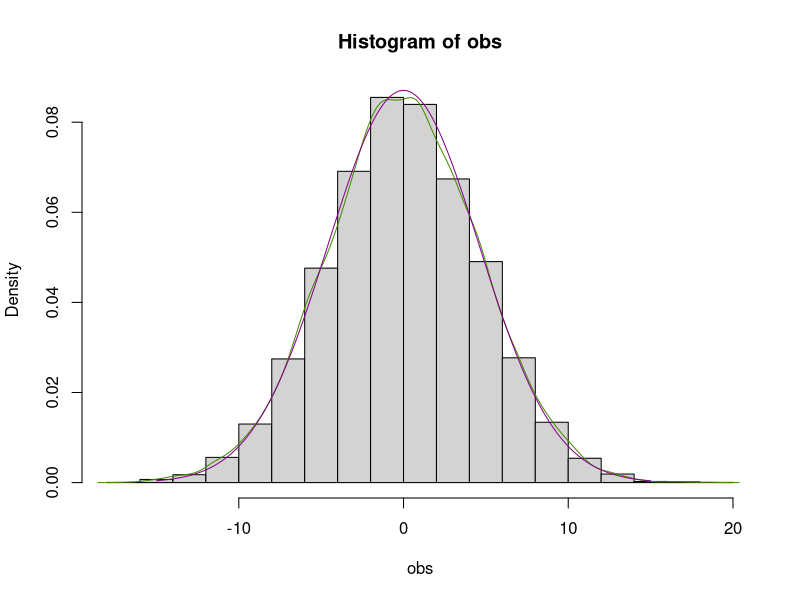
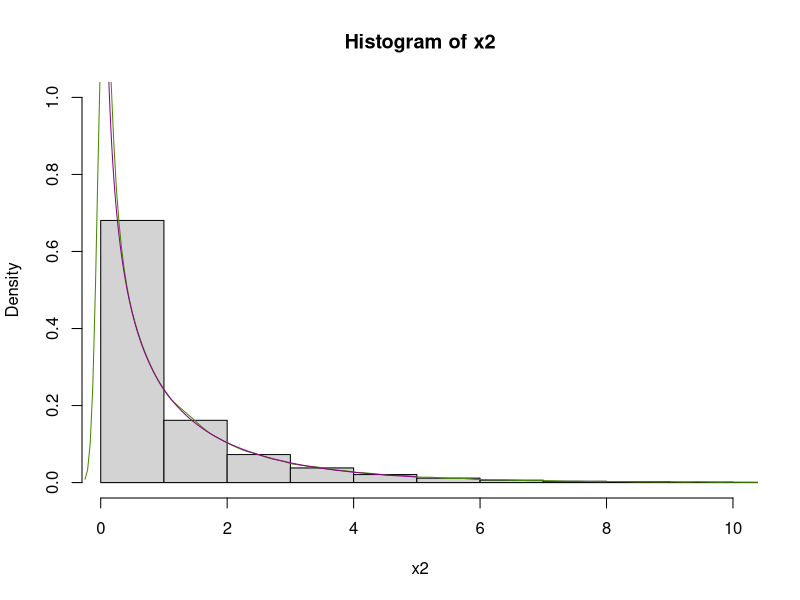
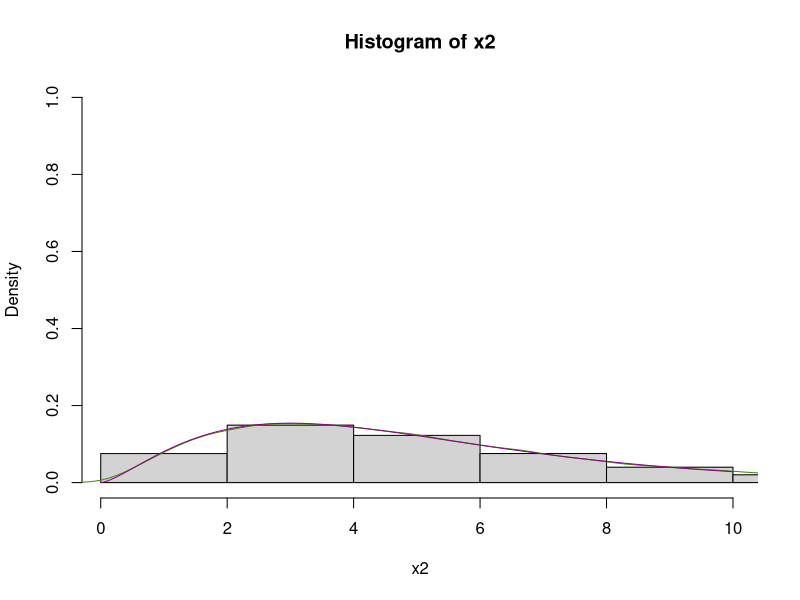
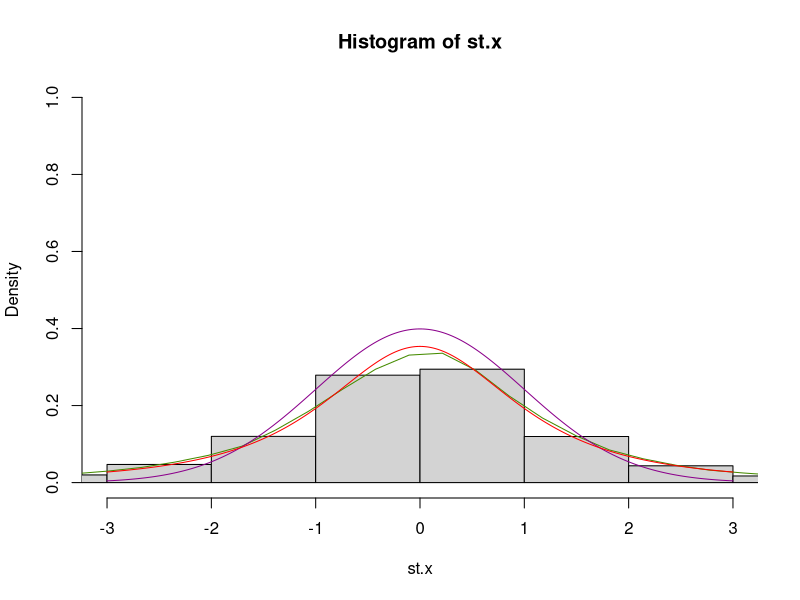
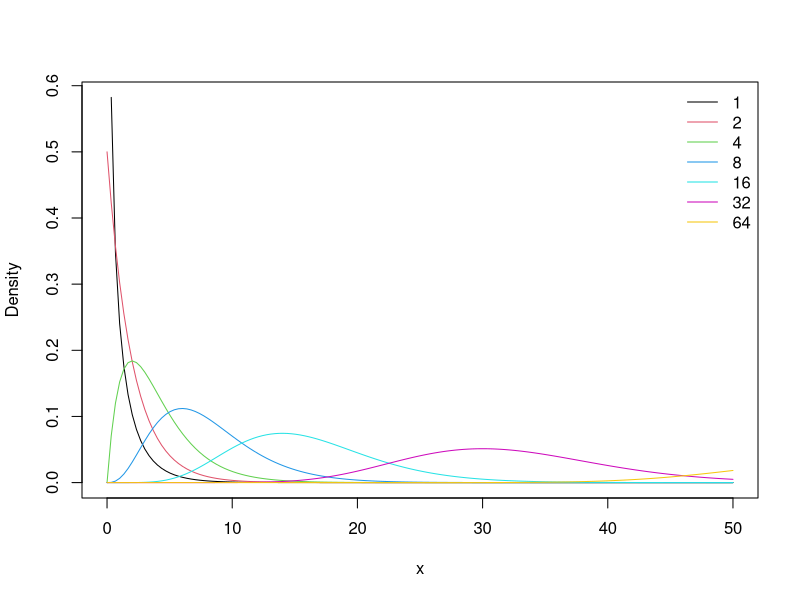
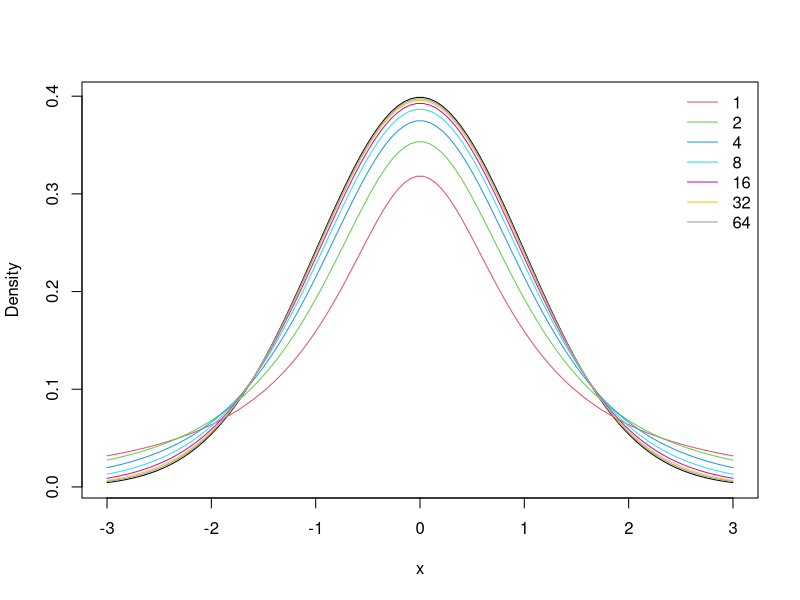
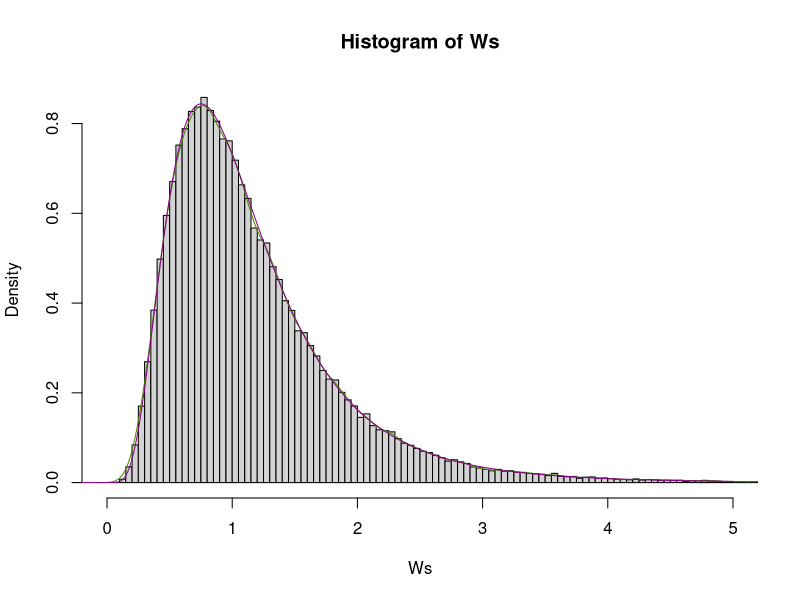
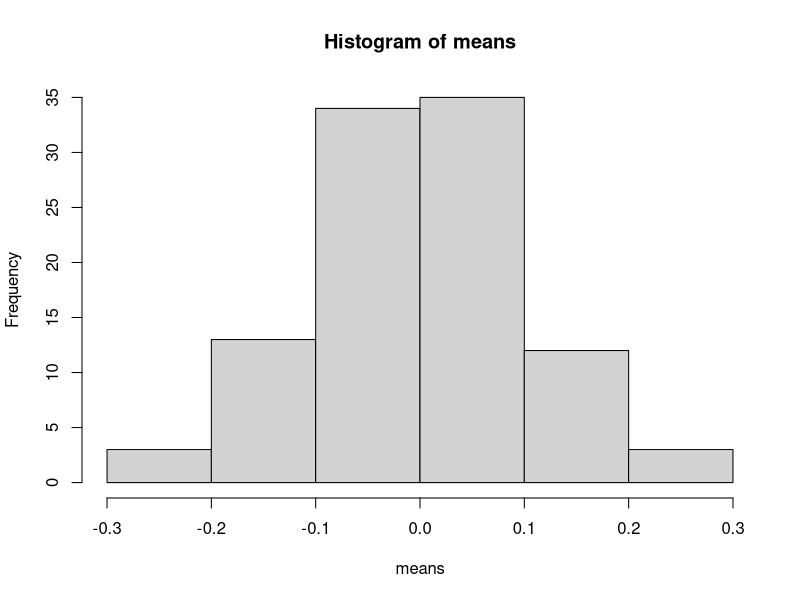

Here is the R script that generated these plots, in order:
## ---- chunk 1
knitr::opts_chunk$set(echo = TRUE)
## ---- chunk 2
x <- rnorm(n = 1, mean = 0, sd = 1)
# equivalent to rnorm(1,0,1), or rnorm(1)
print(x)
## ---- chunk 3
set.seed(1)
x <- rnorm(n = 1, mean = 0, sd = 1)
# equivalent to rnorm(1,0,1), or rnorm(1)
print(x)

y <- rnorm(n = 1, mean = 0, sd = 1)
# equivalent to rnorm(1,0,1), or rnorm(1)
print(y)
## ---- chunk 4
set.seed(1)
n <- 10000
x <- rnorm(n, 2, 4) # I choose arbitrary values for mu and sigma
y <- rnorm(n, 1, 1)
z <- rnorm(n, -3, 2)
obs <- x+y+z

grid <- seq(-15, 15, length.out = 1000)

hist(obs, probability = TRUE)
lines(density(obs), col = "chartreuse4")
lines(grid, dnorm(grid, mean = 2+1-3,sd = sqrt(16+1+4)), col = "darkmagenta") 
#Var(X+Y+Z)=(because X,Y,Z independent)
#=Var(X)+Var(Y)+Var(Z) = 4^2 +1^2 +2^2
## ---- chunk 5
set.seed(1)
n <- 100000
x <- rnorm(n, 0, 1)
grid <- seq(0, 5, length.out = 10000)
x2 <- x*x 
hist(x2, probability = TRUE, ylim = c(0,1), xlim = c(0.1,10))
lines(density(x2), col = "chartreuse4")
lines(grid, dchisq(grid, df = 1), col = "darkmagenta")
## ---- chunk 6
set.seed(1)
n <- 100000
x2 <- numeric(n)
grid <- seq(0, 10, length.out = 10000)
for (i in 1:n){
  xs <- rnorm(5,0,1)
  x2[i] <- sum(xs*xs) 
}
hist(x2, probability = TRUE, ylim = c(0,1), xlim = c(0.1,10))
lines(density(x2), col = "chartreuse4")
lines(grid, dchisq(grid, df = 5), col = "darkmagenta")
## ---- chunk 7
set.seed(1)
n <- 10000

means <- numeric(n)  # prepare space for storing the means
st.x <- numeric(n)
for (i in c(1:n)){
  x <-rnorm(3, 2, 1) #sample from X1, X2, X3 iid N(2,1)
  means[i] <- mean(x)
  st.x[i] <- (means[i]-2)/sqrt(var(x)/3)
}

grid <- seq(-3,3, length.out = 1000)

hist(st.x, probability = TRUE,breaks = 200, ylim=c(0,1), xlim=c(-3,3))
lines(density(st.x), col = "chartreuse4")
lines(grid, dnorm(grid, mean = 0,sd = 1), col = "darkmagenta") 
lines(grid, dt(grid, df=2), col = "red") 
## ---- chunk 8
x <- seq( 0, to=50, length=150)               # x-values for which we plot  
plot(x, dchisq( x, df=1), type='l', ylab='Density')  # plot first density
for (i in 1:6)                                # different degrees of freedom 
    lines( x, dchisq(x, df=2^i), col=i+1)     
legend( "topright", legend=2^(0:6), col=1:7, lty=1, bty="n")
## ---- chunk 9
x <- seq( -3, to=3, length=100)              # x-values for which we plot  
plot( x, dnorm(x), type='l', ylab='Density') # Gaussian density as reference
for (i in 0:6) 
    lines( x, dt(x, df=2^i), col=i+2)        # t-densities with different dofs
legend( "topright", legend=2^(0:6), col=2:8, lty=1, bty="n")
## ---- chunk 10
set.seed( 14) 
tmp <- rt( 1000, df=1)   # 1000 realizations
var( tmp)                # variance is huge!!
sort( tmp)[1:7]      # many "large" values, but 2 exceptionally large
sort( tmp, decreasing=TRUE)[1:7] 
## ---- chunk 11
M <- 100000
m <- 15
n <- 13
Ws <- numeric(100000)
for (i in 1:M){
  x <- rnorm(m)
  y <- rnorm(n)
  Ws[i] <- (sum(x*x)/m)/(sum(y*y)/n)
}
grid <- seq(-0.5, 5, length.out = 10000)
hist(Ws, probability = TRUE, breaks = 200, xlim=c(0,5))

lines(density(Ws), col = "chartreuse4")
lines(grid, df(grid, df1=m,df2=n), col = "darkmagenta") 
 
## ---- chunk 12
means <- numeric(100)
for(i in 1:100){
  nsample <- rnorm(n = 100, mean = 0, sd = 1)
  means[i] <- mean(nsample)
}

hist(means)
## ---- chunk 13
x <- seq(0, to=4, length=500)            # x-values for which we plot  
df1 <- c( 1, 2, 5, 10, 50, 50, 250)      # dof for the numerator
df2 <- c( 1, 50, 10, 50, 50, 250, 250)   # dof for the denumerator
plot( x, df( x, df1=1, df2=1), type='l', ylab='Density') 
for (i in 2:length(df1))
    lines( x, df(x, df1=df1[i], df2=df2[i]), col=i) 
legend( "topright", col=1:7, lty=1, bty="n", 
        legend=parse(text=paste0("F['",df1,",",df2,"']")))
